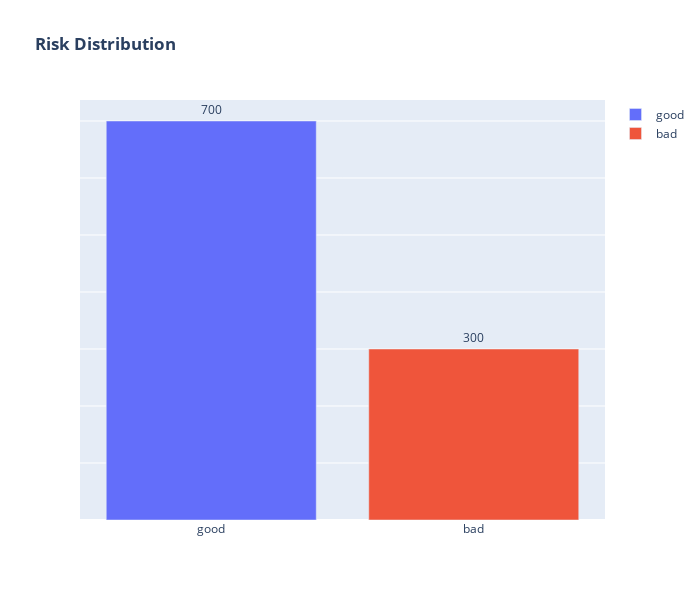

The notebook cell this image was saved under:
### Code cell
fig = px.bar(risk_count, 'index', 'count', color='index', labels={'count':'', 'index': ''},
       title='<b>Risk Distribution</b>', text_auto=True, width=700, height=600)
fig.update_yaxes(showticklabels=False)
fig.update_traces(textposition='outside', cliponaxis=False)

### Figure 1 — Plotly figure (JSON) as saved in the notebook; plotly's stock layout.template omitted (floating-point values rounded to 4 significant figures)
{"data": [{"alignmentgroup": "True", "cliponaxis": false, "hovertemplate": "=%{y}<extra></extra>", "legendgroup": "good", "marker": {"color": "#636efa", "pattern": {"shape": ""}}, "name": "good", "offsetgroup": "good", "orientation": "v", "showlegend": true, "textposition": "outside", "texttemplate": "%{y}", "type": "bar", "x": ["good"], "xaxis": "x", "y": [700], "yaxis": "y"}, {"alignmentgroup": "True", "cliponaxis": false, "hovertemplate": "=%{y}<extra></extra>", "legendgroup": "bad", "marker": {"color": "#EF553B", "pattern": {"shape": ""}}, "name": "bad", "offsetgroup": "bad", "orientation": "v", "showlegend": true, "textposition": "outside", "texttemplate": "%{y}", "type": "bar", "x": ["bad"], "xaxis": "x", "y": [300], "yaxis": "y"}], "layout": {"barmode": "relative", "height": 600, "legend": {"title": {"text": ""}, "tracegroupgap": 0}, "title": {"text": "<b>Risk Distribution</b>"}, "width": 700, "xaxis": {"anchor": "y", "categoryarray": ["good", "bad"], "categoryorder": "array", "domain": [0, 1], "title": {"text": ""}}, "yaxis": {"anchor": "x", "domain": [0, 1], "showticklabels": false, "title": {"text": ""}}}}
